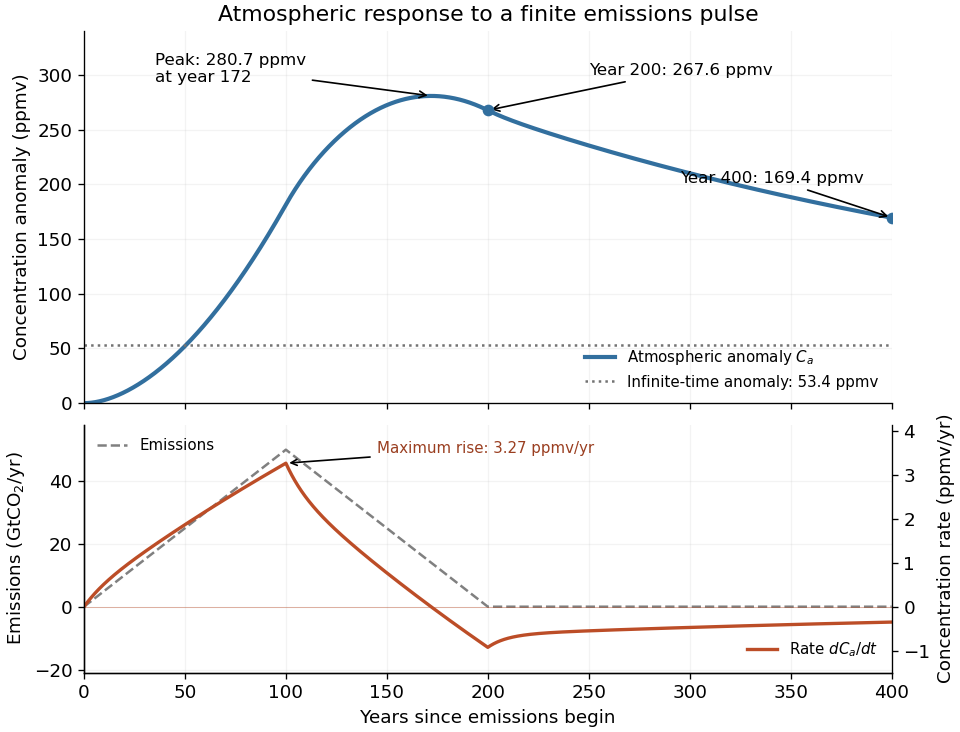

This chart was generated by the following Python code:
"""Original solution illustration. Tested with Python 3.14, NumPy 2.3.5, Matplotlib 3.10.7.
Run from the desired output directory; this script writes only its PNG basename there.
"""
from pathlib import Path
import numpy as np
import matplotlib
matplotlib.use("Agg")
import matplotlib.pyplot as plt
plt.rcParams.update({"font.size": 11, "axes.spines.top": False,
                     "axes.spines.right": False, "figure.facecolor": "white",
                     "axes.facecolor": "white", "savefig.facecolor": "white"})

R=np.array([7.8,7.8,78.]);r,s=.4,.04
J=np.array([[-r/R[0],r/R[0],0],[r/R[1],-(r+s)/R[1],s/R[1]],[0,s/R[2],-s/R[2]]])
S=np.diag(np.sqrt(R))@J@np.diag(1/np.sqrt(R))
lam,Q=np.linalg.eigh(S);lam[abs(lam)<1e-12]=0;weights=Q[0]**2/R[0]
t=np.linspace(0,400,4001)
def response(q,rate=False):
 q=np.maximum(q,0);out=np.zeros_like(q)
 for w,l in zip(weights,lam):
  if l==0:term=q if rate else q*q/2
  else:term=np.expm1(l*q)/l if rate else (np.expm1(l*q)-l*q)/(l*l)
  out+=w*term
 return out
C=.5*(response(t)-2*response(t-100)+response(t-200))
rate=.5*(response(t,True)-2*response(t-100,True)+response(t-200,True))
E=.5*(t-2*np.maximum(t-100,0)+np.maximum(t-200,0))
fig,(ax,bx)=plt.subplots(2,1,figsize=(8,6.1),sharex=True,layout="constrained",height_ratios=[1.5,1])
ax.plot(t,C,lw=2.5,color="#326f9e",label=r"Atmospheric anomaly $C_a$")
ax.axhline(5000/sum(R),color="0.45",ls=":",label="Infinite-time anomaly: 53.4 ppmv")
for year in [200,400]:
 val=np.interp(year,t,C);ax.scatter([year],[val],color="#326f9e",zorder=4)
 ax.annotate(f"Year {year}: {val:.1f} ppmv",(year,val),xytext=((250,300) if year==200 else (year-105,val+32)),arrowprops={"arrowstyle":"->"},fontsize=10)
i=C.argmax();ax.annotate(f"Peak: {C[i]:.1f} ppmv\nat year {t[i]:.0f}",(t[i],C[i]),xytext=(35,293),arrowprops={"arrowstyle":"->"},fontsize=10)
ax.set(ylabel="Concentration anomaly (ppmv)",ylim=(0,340),title="Atmospheric response to a finite emissions pulse")
ax.legend(loc="lower right",frameon=False,fontsize=9)
bx.plot(t,E,color="0.5",ls="--",label="Emissions")
bx.set(ylabel=r"Emissions (GtCO$_2$/yr)",xlabel="Years since emissions begin",xlim=(0,400),ylim=(-21,58))
cx=bx.twinx();cx.spines["right"].set_visible(True)
cx.plot(t,rate,color="#bc4d27",lw=2,label=r"Rate $dC_a/dt$")
cx.axhline(0,color="#bc4d27",lw=.6,alpha=.4)
cx.set(ylabel="Concentration rate (ppmv/yr)",ylim=(-1.5,4.15))
cx.annotate("Maximum rise: 3.27 ppmv/yr",(100,np.interp(100,t,rate)),xytext=(145,3.5),arrowprops={"arrowstyle":"->"},fontsize=9,color="#9a3e20")
bx.legend(loc="upper left",frameon=False,fontsize=9);cx.legend(loc="lower right",frameon=False,fontsize=9)
for axis in (ax,bx):axis.grid(alpha=.15)

fig.savefig(Path.cwd() / Path(__file__).with_suffix(".png").name,
            dpi=120, facecolor="white", transparent=False,
            metadata={"Software": "Matplotlib"})
plt.close(fig)
